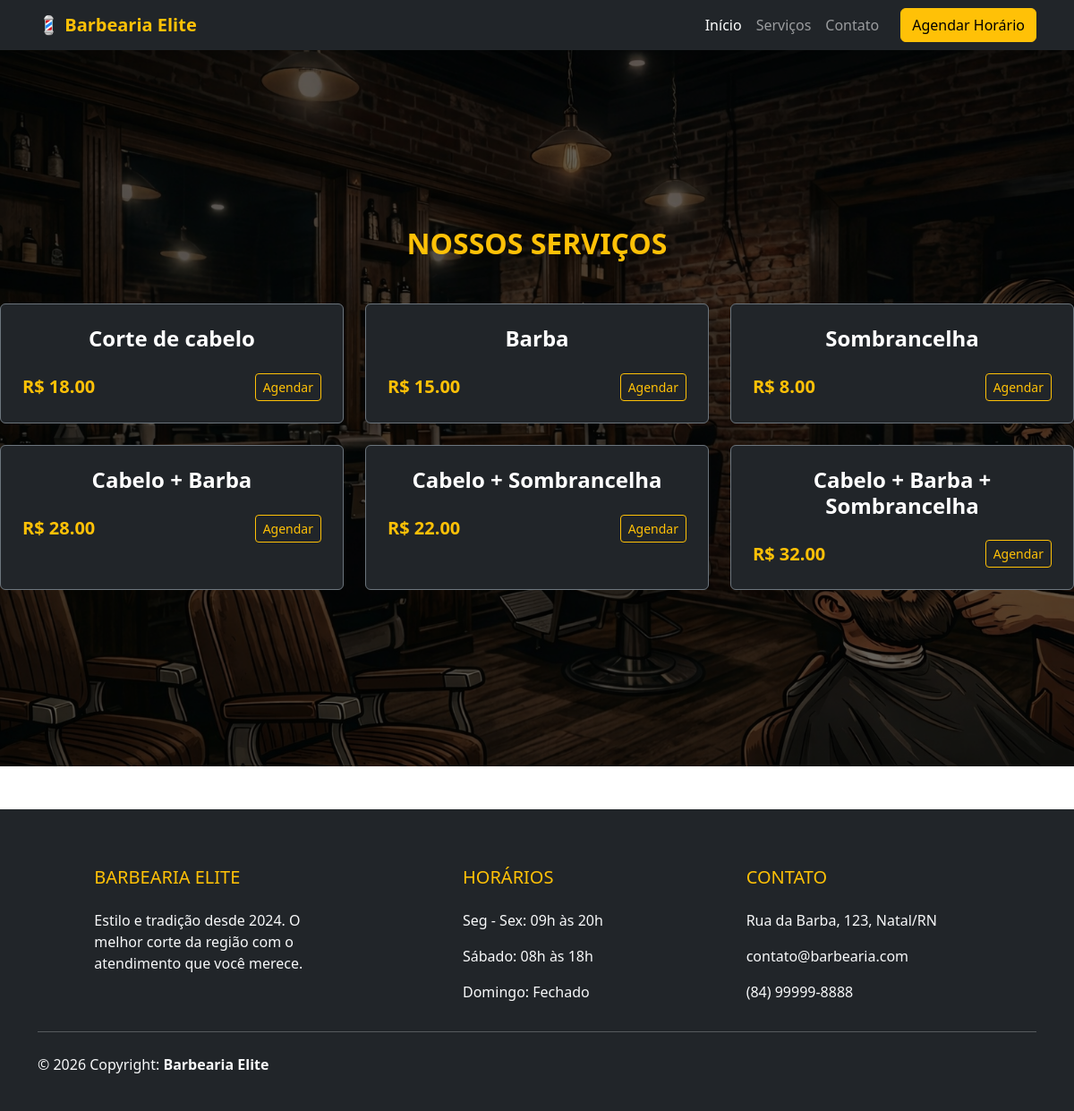
The page /agendamentos/ on the database its author committed.
### agenda/models.py (models this page shows, shortened)
class Servico(models.Model):
    nome = models.CharField(max_length=100)
    preco = models.DecimalField(max_digits=10, decimal_places=2)
    duracao_minutos = models.IntegerField(default=30)

### agenda/views.py (the view)
# urls.py: path('agendamentos/', views.servicos, name='agendamentos'),
def servicos(request):
    template = loader.get_template('serviços.html')
    Servicos = Servico.objects.all().values()
    return HttpResponse(template.render({'servicos': Servicos}, request))

### agenda/templates/serviços.html (shortened to what this page needs)
{% extends 'base.html' %}
{% load static % }
{% block content %}
<div class="py-5 hero-home">
    <div class="hero-content">
        <h2 class="text-center text-warning mb-5 fw-bold">NOSSOS SERVIÇOS</h2>
        <div class="row g-4 justify-content-center">
            {% for servico in servicos %}
            <div class="col-12 col-md-6 col-lg-4">
                <div class="card h-100 bg-dark text-white border-secondary">
                    <div class="card-body p-4">
                        <h4 class="card-title fw-bold text-center">{{ servico.nome }}</h4>
                        <div class="d-flex justify-content-between align-items-center mt-4">
                            <span class="text-warning fw-bold fs-5">R$ {{ servico.preco|floatformat:2 }}</span>
                            <a href="{% url 'agendamentos' %}?servico={{ servico.id }}" class="btn btn-outline-warning btn-sm">Agendar</a>
                        </div>
                    </div>
                </div>
            </div>
            {% endfor %}
        </div>
    </div>
</div>

### agenda/templates/base.html (shortened to what this page needs)
{% load static %}
<!DOCTYPE html>
<html>
<head>
    <link href="https://cdn.jsdelivr.net/npm/bootstrap@5.3.2/dist/css/bootstrap.min.css" rel="stylesheet">
    <link rel="stylesheet" href="{% static 'css/barbearia.css' %}">
</head>
<body>
    <header>
        <nav class="navbar navbar-expand-lg navbar-dark bg-dark shadow">
            <div class="container">
                <a class="navbar-brand fw-bold text-warning" href="/">
                    💈 Barbearia Elite
                </a>
                <div class="collapse navbar-collapse" id="navbarNav">
                    <ul class="navbar-nav ms-auto">
                        <li class="nav-item">
                            <a class="nav-link active" href="/">Início</a>
                        </li>
                        <li class="nav-item">
                            <a class="nav-link" href="{% url 'servicos' %}">Serviços</a>
                        </li>
                        <li class="nav-item">
                            <a class="nav-link" href="#">Contato</a>
                        </li>
                    </ul>
                    <a href="{% url 'servicos' %}" class="btn btn-warning ms-3">
                        Agendar Horário
                    </a>
                </div>
            </div>
        </nav>
    </header>
    <main>
        {% block content %}
        {% endblock %}
    </main>
    <footer class="bg-dark text-light pt-5 pb-4 mt-5">
        <div class="container text-center text-md-start">
            <div class="row text-center text-md-start">
                <div class="col-md-3 col-lg-3 col-xl-3 mx-auto mt-3">
                    <h5 class="text-uppercase mb-4 font-weight-bold text-warning">Barbearia Elite</h5>
                    <p>Estilo e tradição desde 2024. O melhor corte da região com o atendimento que você merece.</p>
                </div>
                <div class="col-md-2 col-lg-2 col-xl-2 mx-auto mt-3">
                    <h5 class="text-uppercase mb-4 font-weight-bold text-warning">Horários</h5>
                    <p>Seg - Sex: 09h às 20h</p>
                    <p>Sábado: 08h às 18h</p>
                    <p>Domingo: Fechado</p>
                </div>
                <div class="col-md-4 col-lg-3 col-xl-3 mx-auto mt-3">
                    <h5 class="text-uppercase mb-4 font-weight-bold text-warning">Contato</h5>
                    <p> Rua da Barba, 123, Natal/RN</p>
                    <p> contato@barbearia.com</p>
                    <p> (84) 99999-8888</p>
                </div>
            </div>
            <hr class="mb-4">
            <div class="row align-items-center">
                <div class="col-md-7 col-lg-8">
                    <p>© 2026 Copyright: <strong>Barbearia Elite</strong></p>
                </div>
                <div class="col-md-5 col-lg-4">
                    <div class="text-center text-md-end">
                    </div>
                </div>
            </div>
        </div>
    </footer>
</body>
</html>

### agenda/static/css/barbearia.css (style rules this page uses)
.hero-home { background: url("/static/img/background-barbearia.png") center/cover no-repeat; min-height: 100vh; display: flex; align-items: center; justify-content: center; text-align: center; position: relative; width: 100%; }
.hero-home::before { content: ""; position: absolute; inset: 0; background: rgba(0,0,0,0.6); }
.hero-content { position: relative; color: white; width: auto; }

### rows shown on the page
Servico: nome "Corte de cabelo", preco "18.00"
Servico: nome "Barba", preco "15.00"
Servico: nome "Sombrancelha", preco "8.00"
Servico: nome "Cabelo + Barba", preco "28.00"
Servico: nome "Cabelo + Sombrancelha", preco "22.00"
Servico: nome "Cabelo + Barba + Sombrancelha", preco "32.00"
